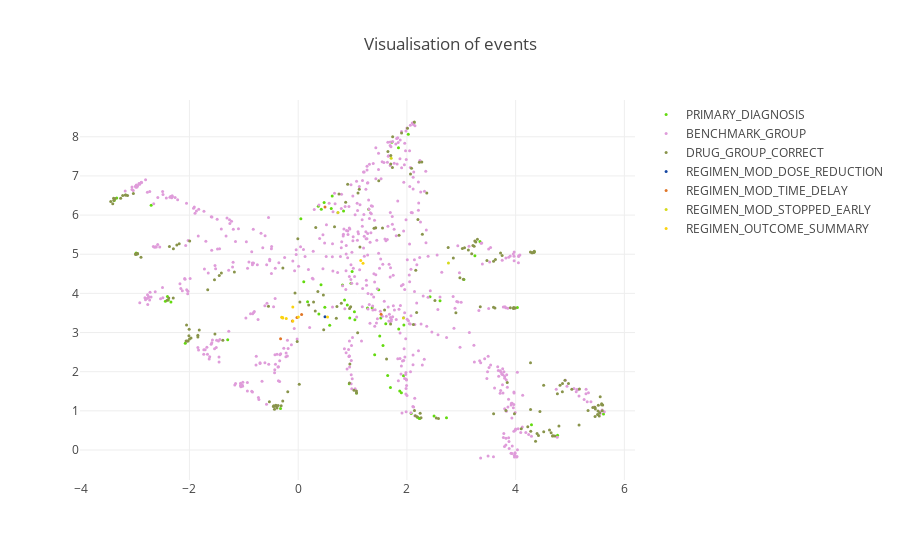

Write notebook code for a chart like this one.
### Code cell
#plot the events, colour coded by event_type

data=[]
color = np.random.seed(seed=20)
#desc = [d for d in descriptions.get_descriptions(uniqcancer, 'icd')]
for event_type in event_types:
    color=np.random.randint(255, size=(1, 3))[0]
    x = event_vector_df[event_vector_df['event_type']==event_type]['x']
    y = event_vector_df[event_vector_df['event_type']==event_type]['y']
    
    trace = go.Scatter( x = x,
                        y = y,
                        mode = 'markers',
                        name = event_type,
                        marker = dict(size = 3,
                                      color = 'rgb({}, {}, {})'.format(*color)) )
    data.append(trace)

layout = dict(title = 'Visualisation of events',
              yaxis = dict(zeroline = False),
              xaxis = dict(zeroline = False)
             )

fig = dict(data=data, layout=layout)
po.iplot(fig)

### Figure 1 — Plotly figure (JSON) as saved in the notebook; plotly's stock layout.template omitted (floating-point values rounded to 4 significant figures; data arrays with more than 128 entries replaced by an {"elided": "..."} marker saying what was removed)
{"data": [{"marker": {"color": "rgb(99, 218, 15)", "size": 3}, "mode": "markers", "name": "PRIMARY_DIAGNOSIS", "type": "scatter", "uid": "14424aeb-66b2-4724-b88b-980c73cd8cfc", "x": [3.251, -2.077, -3.337, 3.049, 4.771, -2.341, 3.344, -0.3248, -3.384, -2.443, 2.609, 4.032, 4.344, -2.388, 2.425, 2.236, 1.5, 1.869, -2.956, -2.981, 0.1031, -2.405, 0.9395, 0.853, 1.073, 5.617, 5.528, 1.944, 2.5, 0.1731, -1.296, 4.292, 1.296, 2.728, 0.4774, 1.647, 1.898, 2.194, 2.225, 2.079, 0.04937, -2.704, 1.697, 1.611, 1.36, 1.035, 0.3805, 0.992, 1.937, 1.043, 0.5801, 1.723, 2.13, 0.8344, 1.52, 1.275, 0.4903, 0.3704, 0.8155, 0.9035, 0.9713, 0.4255, 0.9483, 1.849, 1.481, 2.025, 0.6261, 1.407, 1.845, 1.561, 0.6089, 0.4202], "y": [4.959, 2.724, 6.435, 4.356, 0.3749, 3.781, 5.326, 1.063, 6.372, 3.8, 3.81, 3.637, 5.063, 3.83, 3.912, 0.8062, 2.912, 1.504, 5.013, 5.028, 4.296, 3.922, 1.693, 3.832, 1.453, 0.9215, 0.8987, 3.192, 0.869, 3.788, 2.818, 0.6477, 6.151, 0.8231, 6.319, 1.901, 1.463, 0.8372, 0.8107, 0.9296, 5.903, 6.25, 1.596, 3.223, 3.631, 3.529, 3.472, 4.56, 1.894, 3.326, 3.188, 7.862, 8.356, 6.106, 3.369, 3.626, 3.645, 6.225, 4.213, 3.704, 4.26, 6.147, 3.368, 3.09, 4.096, 8.062, 6.487, 2.43, 7.718, 2.67, 6.17, 4.22]}, {"marker": {"color": "rgb(223, 156, 218)", "size": 3}, "mode": "markers", "name": "BENCHMARK_GROUP", "type": "scatter", "uid": "b591cf2d-dff0-491c-9cc3-fa92376453f8", "x": {"elided": "624 float values"}, "y": {"elided": "624 float values"}}, {"marker": {"color": "rgb(137, 148, 75)", "size": 3}, "mode": "markers", "name": "DRUG_GROUP_CORRECT", "type": "scatter", "uid": "7f63c819-7f98-4aec-a83f-e09a9e0c270d", "x": {"elided": "198 float values"}, "y": {"elided": "198 float values"}}, {"marker": {"color": "rgb(22, 71, 162)", "size": 3}, "mode": "markers", "name": "REGIMEN_MOD_DOSE_REDUCTION", "type": "scatter", "uid": "bcc001ba-1dc1-4a51-a1d1-b0dfc8dfffd7", "x": [0.4938], "y": [3.404]}, {"marker": {"color": "rgb(224, 118, 40)", "size": 3}, "mode": "markers", "name": "REGIMEN_MOD_TIME_DELAY", "type": "scatter", "uid": "1545a255-2cb2-46be-8b7a-93821adec7d7", "x": [0.06359, -0.107, -0.3235, -0.0223, 1.525, 0.4934], "y": [3.462, 3.294, 2.843, 3.381, 3.464, 6.208]}, {"marker": {"color": "rgb(213, 218, 26)", "size": 3}, "mode": "markers", "name": "REGIMEN_MOD_STOPPED_EARLY", "type": "scatter", "uid": "c5f6d8cd-d7bf-414a-85a7-007b18ed5197", "x": [2.764, 1.936, 0.732, 1.711], "y": [4.778, 3.37, 6.069, 7.45]}, {"marker": {"color": "rgb(251, 211, 16)", "size": 3}, "mode": "markers", "name": "REGIMEN_OUTCOME_SUMMARY", "type": "scatter", "uid": "025c28a1-407f-492c-b533-4a2fd85aedeb", "x": [-0.09785, -0.3043, -0.2874, -0.2191, 0.003413, -0.2845, -0.09859, 1.151, 0.5402, 1.193], "y": [3.294, 3.388, 3.382, 3.36, 3.397, 3.37, 3.653, 4.841, 3.394, 4.767]}], "layout": {"title": {"text": "Visualisation of events"}, "xaxis": {"zeroline": false}, "yaxis": {"zeroline": false}}}
